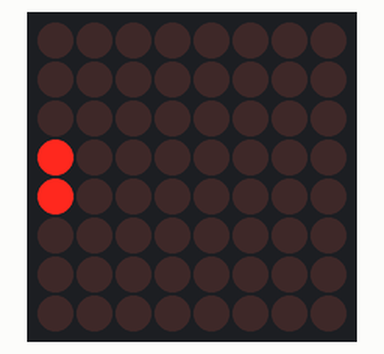
Recording of a sketch running on a simulated Arduino Uno, built with avr-gcc and run on an emulated ATmega328P. On the bench: 8×8 LED matrix.

Above: at 0.15 s.
At 1.01 s:
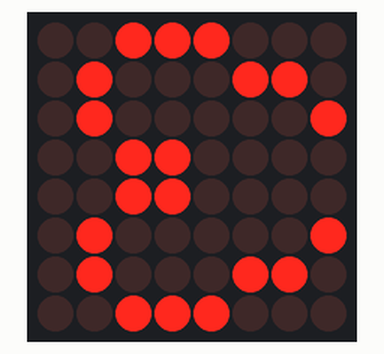
At 2.04 s:
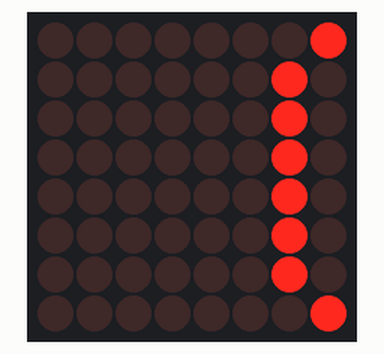
At 3.83 s:
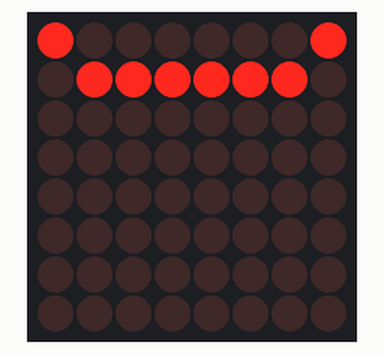
At 5.65 s:
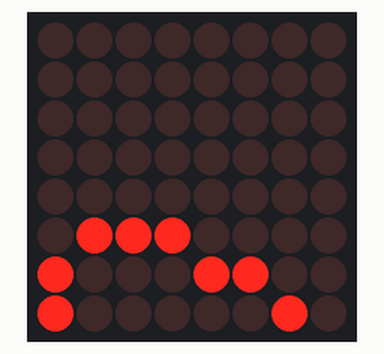
At 7.59 s:
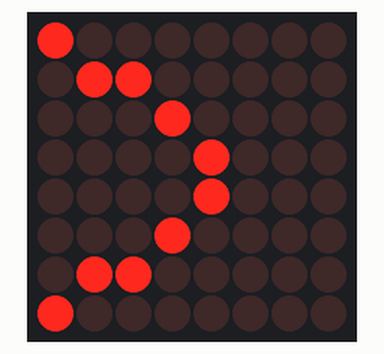

Measured:
- by itself, everything shown: repeats every 7.0 s, in 64 steps

The sketch:

MAX7219_Mat_ledcontrole_cours4.ino
```cpp
/*************************** PLAISIR ARDUINO ***************************
 *********************** MATRCICE 8x8 et MAX7219 ***********************
  Le 18/10/2016. http://plaisirarduino.fr/

    Dans ce programme nous utiliserons la bibliothèque "ledControl.h" pour
    expoloiter un afficheur à leds matricielle au travers d'un decodeur.

    *************** Matériels ***************
    µ Arduino UNO. https://www.arduino.cc/
    Décodeur MAX7219. https://datasheets.maximintegrated.com/en/ds/MAX7219-MAX7221.pdf
    Afficheur 1588bs.
    Resistance 220kohms.
    Condensateur 0,1µf.

    *************** Synoptique de branchement ***************

  /***** Reperage des broches *****
  pin 11 arduino => DataIn Max7219
  pin 13 arduino => CLK Max7219
  pin 10 arduino => LOAD/CS Max7219

*/

/***** Inclusion des bibliothèques utiles *****/
#include <LedControl.h> //Permet l'exploitation des afficheurs.


LedControl MatriceMax = LedControl(11, 13, 10, 1);

byte tablecolonne[3] [8] = {
  {  B00000000,	B00000000, B00000000, B00000000, B00000000, B00000000, B00000000, B00000000,}, //blank
  {  B01100110, B10011001, B10011001, B10000001, B01000010, B01000010, B00100100, B00011000}, //coeur
  {  B01111110, B10000001, B10100101, B10000001, B10100101, B10011001, B10000001, B01111110,}// :)

};

byte tableligne[3] [8] = {
  {  B00000000, B00000000, B00000000, B00000000, B00000000, B00000000, B00000000, B00000000,}, //blank
  {  B01110000, B10001100, B10000010, B01000001, B01000001, B10000010, B10001100, B01110000,}, //coeur
  {  B01111110, B10000001, B10101001, B10000101, B10000101, B10101001, B10000001, B01111110,}// :)

};
void setup() {

  /***** CONFIGURATION *****/

  //MAX7219.
  MatriceMax.shutdown(0, false); // le mode shutdown est desactiver
  MatriceMax.clearDisplay(0);
  MatriceMax.setIntensity(0, 8);
}

//------------LOOP----------------------
void loop() {

  defversbas(1);
  defvershaut(2);

  defversdroite(2);
  defversgauche(1);

}

void defversbas(int tblsymb) {

  int j = tblsymb;


  for (int i = -8; i < 9; i++) {
    MatriceMax.clearDisplay(0);


    MatriceMax.setColumn (0, i + 7  , tablecolonne[j][7]);
    MatriceMax.setColumn(0, i + 6 , tablecolonne[j][6]);
    MatriceMax.setColumn(0, i + 5 , tablecolonne[j][5]);
    MatriceMax.setColumn(0, i + 4 , tablecolonne[j][4]);
    MatriceMax.setColumn(0, i + 3  , tablecolonne[j][3]);
    MatriceMax.setColumn(0, i + 2 , tablecolonne[j][2]);
    MatriceMax.setColumn(0, i + 1 , tablecolonne[j][1]);
    MatriceMax.setColumn(0, i + 0 , tablecolonne[j][0]);


    delay (100);
  }
}


void defvershaut(int tblsymb) {

  int j = tblsymb;


  for (int i = 8; i > -9; i--) {

    MatriceMax.setColumn(0, i + 0 , tablecolonne[j][0]);
    MatriceMax.setColumn(0, i + 1 , tablecolonne[j][1]);
    MatriceMax.setColumn(0, i + 2, tablecolonne[j][2]);
    MatriceMax.setColumn(0, i + 3, tablecolonne[j][3]);
    MatriceMax.setColumn(0, i + 4 , tablecolonne[j][4]);
    MatriceMax.setColumn(0, i + 5 , tablecolonne[j][5]);
    MatriceMax.setColumn(0, i + 6, tablecolonne[j][6]);
    MatriceMax.setColumn(0, i + 7,  tablecolonne[j][7]);
    MatriceMax.setColumn(0, i + 8 , tablecolonne[0][0]);

    delay (100);

  }
}


void defversdroite(int tblsymb) {

  int j = tblsymb;


  for (int i = -8; i < 9; i++) {
    MatriceMax.clearDisplay(0);


    MatriceMax.setRow (0, i + 7  , tableligne[j][7]);
    MatriceMax.setRow(0, i + 6 , tableligne[j][6]);
    MatriceMax.setRow(0, i + 5 , tableligne[j][5]);
    MatriceMax.setRow(0, i + 4 , tableligne[j][4]);
    MatriceMax.setRow(0, i + 3  , tableligne[j][3]);
    MatriceMax.setRow(0, i + 2 , tableligne[j][2]);
    MatriceMax.setRow(0, i + 1 , tableligne[j][1]);
    MatriceMax.setRow(0, i + 0 , tableligne[j][0]);


    delay (100);
  }
}

void defversgauche(int tblsymb) {

  int j = tblsymb;


  for (int i = 8; i > -9; i--) {

    MatriceMax.setRow(0, i + 0 , tableligne[j][0]);
    MatriceMax.setRow(0, i + 1 , tableligne[j][1]);
    MatriceMax.setRow(0, i + 2, tableligne[j][2]);
    MatriceMax.setRow(0, i + 3, tableligne[j][3]);
    MatriceMax.setRow(0, i + 4 , tableligne[j][4]);
    MatriceMax.setRow(0, i + 5 , tableligne[j][5]);
    MatriceMax.setRow(0, i + 6, tableligne[j][6]);
    MatriceMax.setRow(0, i + 7,  tableligne[j][7]);
    MatriceMax.setRow(0, i + 8 , tableligne[0][0]);

    delay (100);

  }
}
```
